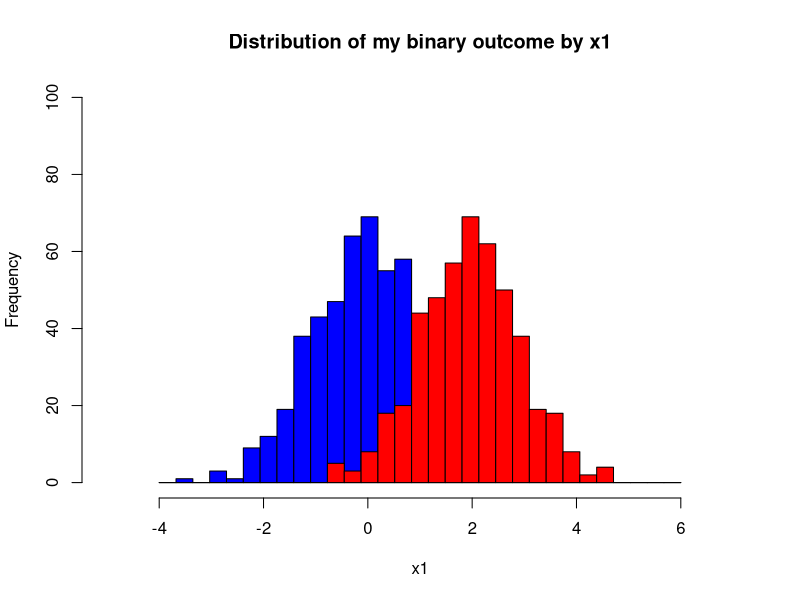

Write the R code that produced this figure.

# Example of how to plot data after
# getting results from a logistic regression.
# Adapted from examples found here:
# https://www.dataanalytics.org.uk/plot-two-overlapping-histograms-on-one-chart-in-r/#:~:text=In%20order%20to%20plot%20two%20histograms%20on%20one,a%20named%20object%20you%20can%20plot%20it%20later.

# Build a sample dataset.
set.seed(42)
num_obs <- 1000
my_data <- data.frame(random = runif(num_obs))

# Generate a binary outcome.
my_data[, 'y'] <- my_data[, 'random'] > 0.5

# Generate a distribution for Y = 1 and Y = 0.
my_data[, 'x1'] <- NA
my_data[my_data[, 'y'] == 0, 'x1'] <- rnorm(n = sum(my_data[, 'y'] == 0),
                                            mean = 0)
my_data[my_data[, 'y'] == 1, 'x1'] <- rnorm(n = sum(my_data[, 'y'] == 1),
                                            mean = 2)
# Generate another variable with no predictive value.
my_data[, 'x2'] <- rnorm(n = num_obs, mean = 2)

summary(my_data)

# Run a regression (although I already know the answer).
my_logit <- glm(data = my_data, formula = y ~ x1 + x2,
                family = 'binomial')
summary(my_logit)
# Looks like x1 is the winner.

# Plot the result.

# First create the plot objects:
hist0 <- hist(my_data[my_data[, 'y'] == 0, 'x1'],
              breaks = seq(-4, 6, length.out = round(sqrt(num_obs))),
              plot = FALSE)
hist1 <- hist(my_data[my_data[, 'y'] == 1, 'x1'],
              breaks = seq(-4, 6, length.out = round(sqrt(num_obs))),
              plot = FALSE)

plot(hist0,
     col = 'blue',
     main = 'Distribution of my binary outcome by x1',
     xlab = 'x1',
     xlim = c(-5, 7),
     ylim = c(0, 100))
plot(hist1,
     col = 'red',
     add = TRUE)




